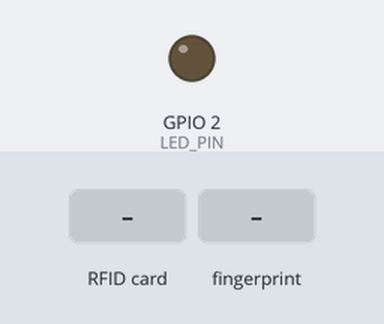
Recording of a sketch running on a simulated ESP32. Shown: output pins drawn as LEDs (lit = HIGH). Dashed ring = blinking. Inputs (shaded band) come from the test bench. WiFi joins after 1.5 s; servers stay silent unless stated; uploads are accepted with an empty reply; what the sketch prints to the serial monitor is not drawn.

Above: at 3.7 s.
3.8 s: RFID card 9A D6 44 E6 23 A0 held to the reader
At 4.19 s:
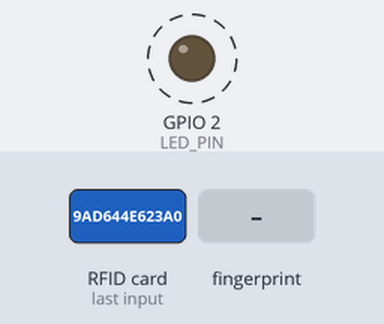
6.4 s: finger stored as number 1 placed on the sensor
At 8.2 s:
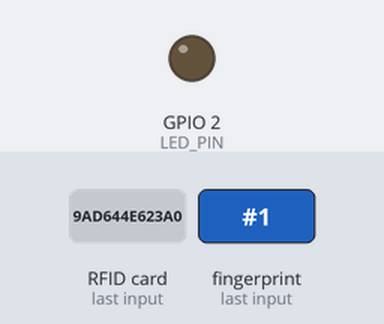
8.4 s: RFID card 5E 7A 19 C4 held to the reader
At 9.16 s:
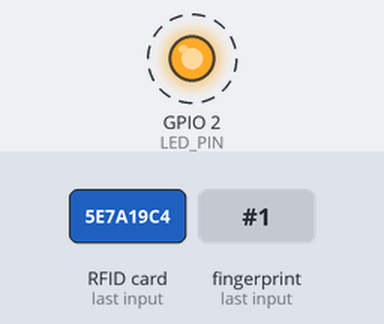
Timing chart, 0 to 11.4 s (numbered marks = the images above; inputs shaded):
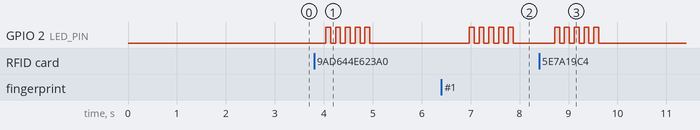

Measured:
- after the input at 3.8 s, GPIO 2 (LED_PIN): alternates HIGH for 0.10 s and LOW for 0.10 s, 10 changes in all, then stays LOW, starting after 0.24 s
- after the input at 6.4 s, GPIO 2 (LED_PIN): alternates HIGH for 0.10 s and LOW for 0.10 s, 10 changes in all, then stays LOW, starting after 0.57 s
- after the input at 8.4 s, GPIO 2 (LED_PIN): alternates HIGH for 0.10 s and LOW for 0.10 s, 10 changes in all, then stays LOW, starting after 0.32 s

The sketch:

sketch_oct29a.ino
```cpp
#include <WiFi.h>
#include <HTTPClient.h>
#include <WiFiClientSecure.h>
#include <ArduinoJson.h>
#include <Adafruit_Fingerprint.h>
#include <SPI.h>
#include <MFRC522.h>

// ==========================================
// 1. إعدادات الشبكة والسيرفر (عدل هنا)
// ==========================================
const char* ssid = "HUAWEI MediaPad M5 lite 10";;
const char* password = "9ad644e623a0";
 // باسورد الشبكة
const char* serverBase = "https://192.168.43.46:8000"; // ⚠️ ضع IP الراسبيري الصحيح هنا

// ==========================================
// 2. إعدادات الهاردوير (Pins)
// ==========================================
#define LED_PIN 2

// Fingerprint Sensor (Green -> GPIO 16, White -> GPIO 17)
HardwareSerial mySerial(2);
Adafruit_Fingerprint finger = Adafruit_Fingerprint(&mySerial);

// RFID (SPI Pins: SDA=5, SCK=18, MOSI=23, MISO=19)
#define SS_PIN 5
#define RST_PIN 4
MFRC522 mfrc522(SS_PIN, RST_PIN);

// ==========================================
// 3. متغيرات النظام
// ==========================================
unsigned long lastPoll = 0;
bool isEnrolling = false; // ⚠️ متغير مهم جداً لمنع تكرار التسجيل

// ==========================================
// 4. دالة الإعداد (Setup)
// ==========================================
void setup() {
  Serial.begin(115200);
  pinMode(LED_PIN, OUTPUT);

  // 1. الاتصال بالواي فاي
  WiFi.begin(ssid, password);
  Serial.print("Connecting to WiFi");
  while (WiFi.status() != WL_CONNECTED) {
    delay(500); Serial.print(".");
  }
  Serial.println("\n✅ WiFi Connected!");

  // 2. تشغيل حساس البصمة
  // (Rx, Tx) -> (16, 17)
  mySerial.begin(57600, SERIAL_8N1, 16, 17);
  finger.begin(57600);
  if (finger.verifyPassword()) {
    Serial.println("✅ Fingerprint Sensor Found");
  } else {
    Serial.println("❌ Fingerprint Sensor NOT Found (Check Wiring Green/White)");
  }

  // 3. تشغيل RFID
  SPI.begin();
  mfrc522.PCD_Init();
  Serial.println("✅ RFID Ready");

  Serial.println("--- SYSTEM STARTED ---");
}

// ==========================================
// 5. الدالة الرئيسية (Loop)
// ==========================================
void loop() {
  // الأولوية: لو إحنا مش بنسجل دلوقتي، روح اسأل السيرفر
  if (!isEnrolling && millis() - lastPoll > 2000) {
    checkServerCommands();
    lastPoll = millis();
  }

  // لو إحنا مش بنسجل، راقب الباب (دخول وخروج)
  if (!isEnrolling) {
    checkAccess();
  }
}

// ==========================================
// 6. دوال الاتصال بالسيرفر
// ==========================================

// دالة موحدة لإرسال الطلبات (HTTPS)
String sendRequest(String endpoint, String payload, bool isPost) {
  if (WiFi.status() == WL_CONNECTED) {
    WiFiClientSecure client;
    client.setInsecure(); // ⚠️ ضروري عشان نتجاهل شهادة SSL المحلية

    HTTPClient http;
    String url = String(serverBase) + endpoint;

    if (http.begin(client, url)) {
      if (isPost) http.addHeader("Content-Type", "application/x-www-form-urlencoded");

      int httpCode = isPost ? http.POST(payload) : http.GET();

      if (httpCode > 0) {
        String response = http.getString();
        http.end();
        return response;
      } else {
        Serial.print("HTTP Error: "); Serial.println(httpCode);
      }
      http.end();
    } else {
      Serial.println("Connection Failed");
    }
  }
  return "";
}

// فحص أوامر السيرفر (Enroll / Delete / Normal)
void checkServerCommands() {
  String res = sendRequest("/api/status/", "", false);

  // تحليل الرد
  if (res.indexOf("\"mode\": \"enroll\"") > 0) {
    Serial.println("\n🔵 COMMAND RECEIVED: ENROLL");
    isEnrolling = true;  // 1. قفل النظام
    blink(3);            // 2. تنبيه بصري
    enrollProcess();     // 3. تنفيذ التسجيل
    isEnrolling = false; // 4. فتح النظام
  }
  else if (res.indexOf("\"mode\": \"delete_all\"") > 0) {
    Serial.println("\n🔴 COMMAND RECEIVED: DELETE ALL");
    isEnrolling = true;
    finger.emptyDatabase();
    blink(5);
    sendRequest("/api/confirm-delete/", "", true);
    Serial.println("Database Wiped!");
    isEnrolling = false;
  }
}

// ==========================================
// 7. دوال البصمة والـ RFID
// ==========================================

// عملية تسجيل بصمة جديدة
void enrollProcess() {
  int id = getNextFreeID();
  if (id == -1) return;

  Serial.print("Enrolling ID #"); Serial.println(id);

  // خطوة 1: وضع الاصبع
  Serial.println("Place finger...");
  while (finger.getImage() != FINGERPRINT_OK);
  finger.image2Tz(1);
  Serial.println("Remove finger");
  digitalWrite(LED_PIN, HIGH); delay(500); digitalWrite(LED_PIN, LOW);
  delay(1000);
  while (finger.getImage() != FINGERPRINT_NOFINGER);

  // خطوة 2: التأكيد
  Serial.println("Place same finger again...");
  while (finger.getImage() != FINGERPRINT_OK);
  finger.image2Tz(2);
  digitalWrite(LED_PIN, HIGH); delay(500); digitalWrite(LED_PIN, LOW);

  // الحفظ
  if (finger.createModel() == FINGERPRINT_OK) {
    if (finger.storeModel(id) == FINGERPRINT_OK) {
      Serial.println("✅ Stored locally!");
      // إرسال للسيرفر للربط
      String r = sendRequest("/api/save-finger/", "id=" + String(id), true);
      if (r.indexOf("saved") > 0) Serial.println("✅ Linked to User on Server!");
      blink(2);
    } else {
      Serial.println("❌ Store Error");
      blink(5);
    }
  } else {
    Serial.println("❌ Mismatch Error");
    blink(5);
  }
}

// البحث عن مكان فارغ
int getNextFreeID() {
  for (int i = 1; i < 127; i++) {
    if (finger.loadModel(i) != FINGERPRINT_OK) return i;
  }
  return -1;
}

// فحص الدخول (Finger + RFID)
void checkAccess() {
  // --- 1. Fingerprint Check ---
  if (finger.getImage() == FINGERPRINT_OK) {
    if (finger.image2Tz() == FINGERPRINT_OK) {
      if (finger.fingerFastSearch() == FINGERPRINT_OK) {
        Serial.print("Finger Found ID: "); Serial.println(finger.fingerID);

        String r = sendRequest("/api/check-access/", "type=finger&data=" + String(finger.fingerID), true);
        handleAccessResponse(r);
      } else {
        Serial.println("Unknown Finger");
        blink(2);
      }
    }
  }

  // --- 2. RFID Check ---
  if (mfrc522.PICC_IsNewCardPresent() && mfrc522.PICC_ReadCardSerial()) {
    String uid = "";
    for (byte i = 0; i < mfrc522.uid.size; i++) {
      uid += String(mfrc522.uid.uidByte[i] < 0x10 ? "0" : "");
      uid += String(mfrc522.uid.uidByte[i], HEX);
    }
    uid.toUpperCase(); // حروف كبيرة

    // ⚠️ انسخ الكود ده وحطه في صفحة الأدمن ⚠️
    Serial.print(">>> SCANNED RFID: "); Serial.println(uid);

    String r = sendRequest("/api/check-access/", "type=rfid&data=" + uid, true);
    handleAccessResponse(r);

    mfrc522.PICC_HaltA();
    mfrc522.PCD_StopCrypto1();
    delay(1000);
  }
}

// التعامل مع رد السيرفر (فتح الباب)
void handleAccessResponse(String response) {
  if (response.indexOf("granted") > 0) {
    Serial.println("🔓 ACCESS GRANTED");
    openDoor();
  } else {
    Serial.println("🔒 ACCESS DENIED");
    blink(5); // رعشة رفض سريعة
  }
}

// فتح الباب (تشغيل الريليه/الليد)
void openDoor() {
  digitalWrite(LED_PIN, HIGH);
  delay(3000); // فتح لمدة 3 ثواني
  digitalWrite(LED_PIN, LOW);
}

// وميض الليد (للتنبيهات)
void blink(int n) {
  for (int i=0; i<n; i++) {
    digitalWrite(LED_PIN, HIGH); delay(100);
    digitalWrite(LED_PIN, LOW); delay(100);
  }
}
```
